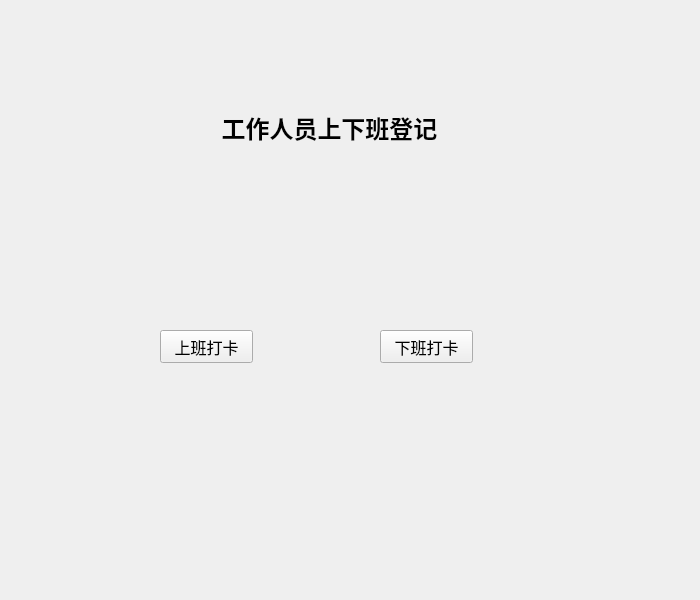
<?xml version="1.0" encoding="UTF-8"?>
<ui version="4.0">
 <class>Wuyeshangxiabandengji</class>
 <widget class="QWidget" name="Wuyeshangxiabandengji">
  <property name="geometry">
   <rect>
    <x>0</x>
    <y>0</y>
    <width>700</width>
    <height>600</height>
   </rect>
  </property>
  <property name="windowTitle">
   <string>Form</string>
  </property>
  <property name="styleSheet">
   <string notr="true">background-image: url();</string>
  </property>
  <widget class="QLabel" name="label_4">
   <property name="geometry">
    <rect>
     <x>190</x>
     <y>110</y>
     <width>279</width>
     <height>34</height>
    </rect>
   </property>
   <property name="text">
    <string>&lt;html&gt;&lt;head/&gt;&lt;body&gt;&lt;p align=&quot;center&quot;&gt;&lt;span style=&quot; font-size:18pt; font-weight:600; color:#000000;&quot;&gt;工作人员上下班登记&lt;/span&gt;&lt;/p&gt;&lt;/body&gt;&lt;/html&gt;</string>
   </property>
  </widget>
  <widget class="QPushButton" name="pushButton">
   <property name="geometry">
    <rect>
     <x>160</x>
     <y>330</y>
     <width>93</width>
     <height>33</height>
    </rect>
   </property>
   <property name="font">
    <font>
     <family>Agency FB</family>
     <pointsize>12</pointsize>
    </font>
   </property>
   <property name="text">
    <string>上班打卡</string>
   </property>
  </widget>
  <widget class="QPushButton" name="pushButton_2">
   <property name="geometry">
    <rect>
     <x>380</x>
     <y>330</y>
     <width>93</width>
     <height>33</height>
    </rect>
   </property>
   <property name="font">
    <font>
     <family>Agency FB</family>
     <pointsize>12</pointsize>
    </font>
   </property>
   <property name="text">
    <string>下班打卡</string>
   </property>
  </widget>
 </widget>
 <resources/>
 <connections/>
</ui>
